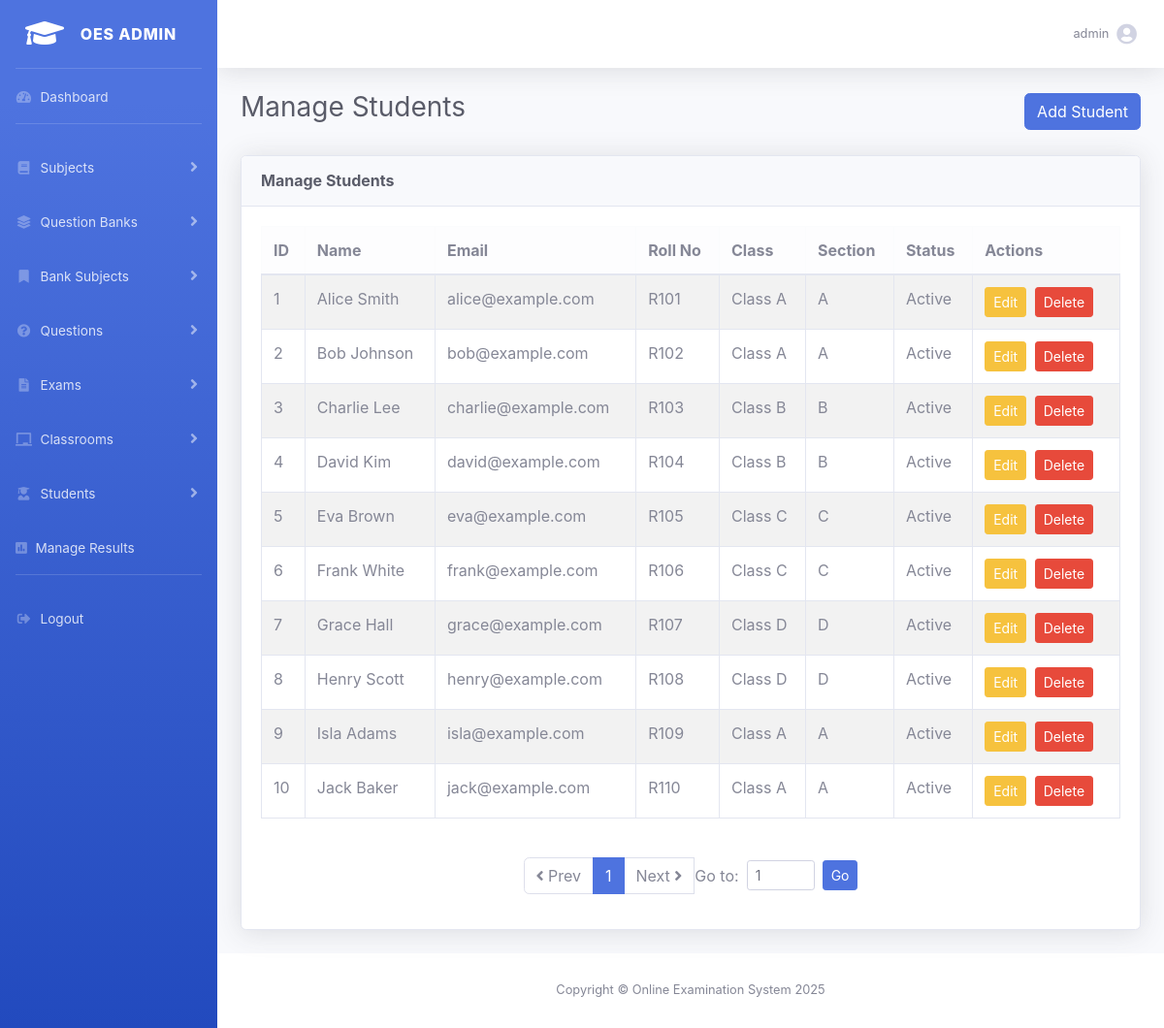
The page /admin.php?action=manageStudents (signed in) on the database as committed earlier.
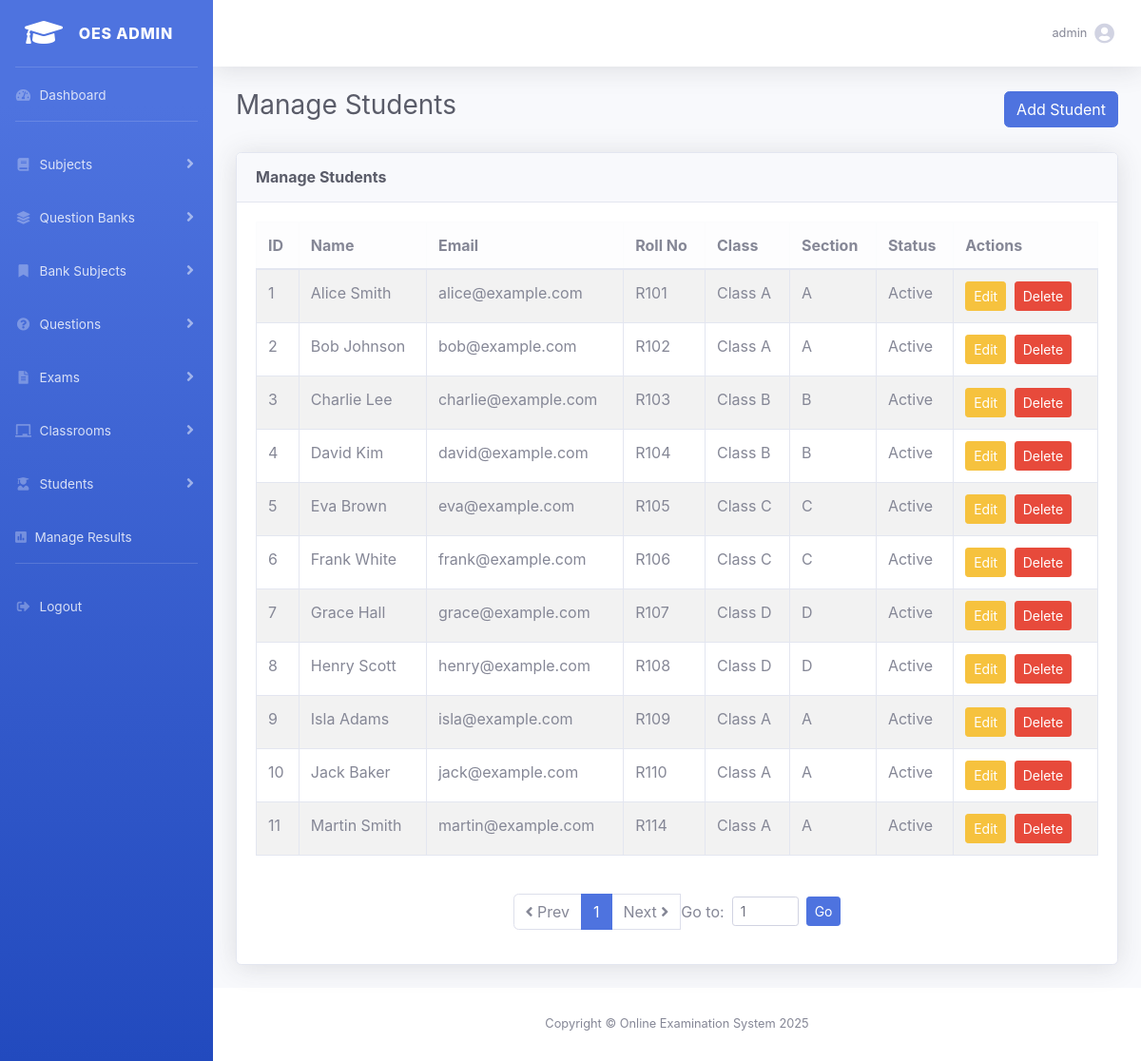
The same page on the database as committed later.
### tables this page shows
CREATE TABLE `students` (
  `student_id` int(11) NOT NULL,
  `name` varchar(150) NOT NULL,
  `email` varchar(150) NOT NULL,
  `password_hash` varchar(255) NOT NULL,
  `roll_no` varchar(50) NOT NULL,
  `section` varchar(10) DEFAULT NULL,
  `phone` varchar(15) DEFAULT NULL,
  `status` enum('Active','Inactive') DEFAULT 'Active',
  `class_id` int(11) NOT NULL
);

CREATE TABLE `classrooms` (
  `class_id` int(11) NOT NULL,
  `class_name` varchar(100) NOT NULL
);

### classes/Classroom.php (called while the page is built, shortened)
<?php
class Classroom {
    public static function getAll($pdo) {
        $stmt = $pdo->query("SELECT * FROM classrooms ORDER BY class_id DESC");
        return $stmt->fetchAll(PDO::FETCH_ASSOC);
    }
}

### templates/students/manage_students.php (the view, shortened to what the changed rows need)
<?php
$results = $results ?? [
    'pageTitle'   => 'Manage Students',
    'message'     => '',
    'students'    => [],
    'currentPage' => 1,
    'totalPages'  => 1,
    'total'       => 0,
    'perPage'     => 25
];
$students    = $results['students'];
$currentPage = (int)($results['currentPage'] ?? 1);
$totalPages  = (int)($results['totalPages'] ?? 1);
?>
<?php include __DIR__ . "/../include/header.php"; ?>
<div id="wrapper">
    <div id="content-wrapper" class="d-flex flex-column">
        <div id="content">
            <div class="container-fluid">
                <div class="d-flex justify-content-between align-items-center mb-4">
                    <h1 class="h3 text-gray-800"><?= htmlspecialchars($results['pageTitle']) ?></h1>
                </div>
                <div class="card shadow mb-4">
                    <div class="card-body">
                        <div class="table-responsive">
                            <table class="table table-bordered table-striped">
                                <thead class="table-light">
                                    <tr>
                                        <th>ID</th>
                                        <th>Name</th>
                                        <th>Email</th>
                                        <th>Roll No</th>
                                        <th>Class</th>
                                        <th>Section</th>
                                        <th>Status</th>
                                        <th>Actions</th>
                                    </tr>
                                </thead>
                                <tbody>
                                    <?php if(!empty($students)): ?>
                                        <?php foreach($students as $stu): ?>
                                            <tr>
                                                <td><?= $stu['student_id'] ?></td>
                                                <td><?= htmlspecialchars($stu['name']) ?></td>
                                                <td><?= htmlspecialchars($stu['email']) ?></td>
                                                <td><?= htmlspecialchars($stu['roll_no']) ?></td>
                                                <td><?= htmlspecialchars($stu['class_name'] ?? '-') ?></td>
                                                <td><?= htmlspecialchars($stu['section'] ?? '-') ?></td>
                                                <td><?= htmlspecialchars($stu['status'] ?? '-') ?></td>
                                                <td>
                                                    <a class="btn btn-sm btn-warning" href="<?= BASE_URL ?>/admin.php?action=editStudent&id=<?= $stu['student_id'] ?>">
                                                        <i class="bi bi-pencil-square"></i> Edit
                                                    </a>
                                                    <form method="get" action="<?= BASE_URL ?>/admin.php" style="display:inline-block; margin:0 4px;" onsubmit="return confirm('Are you sure?');">
                                                        <button type="submit" class="btn btn-sm btn-danger">
                                                            <i class="bi bi-trash"></i> Delete
                                                        </button>
                                                    </form>
                                                </td>
                                            </tr>
                                        <?php endforeach; ?>
                                    <?php else: ?>
                                        <tr><td colspan="8" class="text-center">No students found.</td></tr>
                                    <?php endif; ?>
                                </tbody>
                            </table>
                        </div>
                        <?php if($totalPages>=1): ?>
                        <nav aria-label="Pagination" class="mt-4">
                            <ul class="pagination justify-content-center align-items-center">
                                <?php
                                $start = max(1,$currentPage-2);
                                $end   = min($totalPages,$currentPage+2);
                                for($i=$start;$i<=$end;$i++): ?>
                                    <li class="page-item <?= ($i==$currentPage)?'active':'' ?>">
                                        <a class="page-link" href="<?= BASE_URL ?>/admin.php?action=manageStudents&page=<?= $i ?>"><?= $i ?></a>
                                    </li>
                                <?php endfor; ?>
                            </ul>
                        </nav>
                        <?php endif; ?>
                    </div>
                </div>
            </div>
        </div>
        <?php include __DIR__ . "/../include/footer.php"; ?>

Rows that differ between the two databases and show on the page:
added students: student_id "11", name "Martin Smith", email "martin@example.com", roll_no "R114", class.class_name "Class A", section "A", status "Active"
